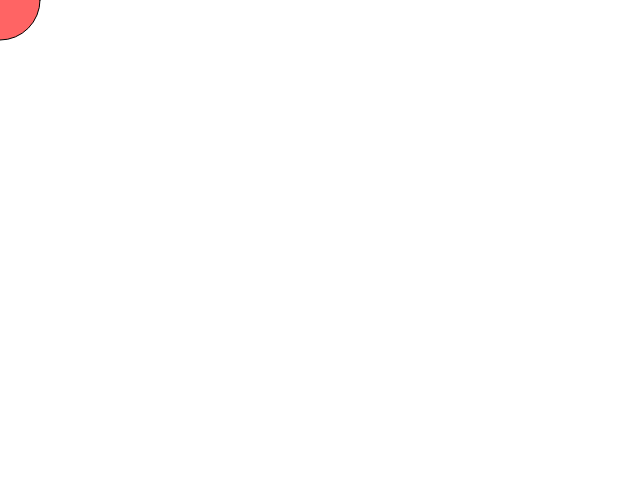
Frame 1 (no input)
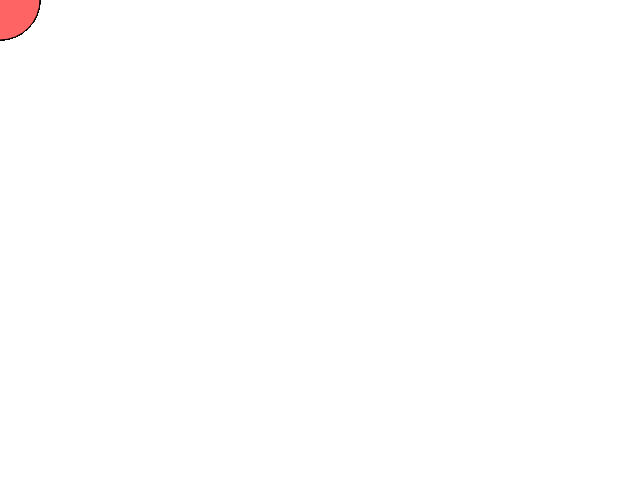
Frame 60 (no input)
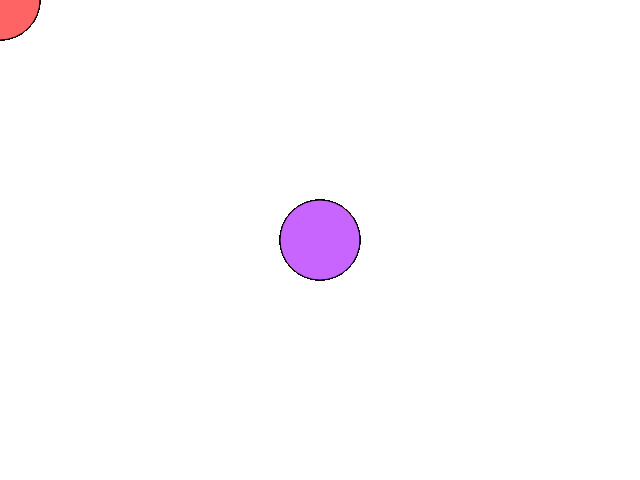
Frame 120 (the mouse pressed at the canvas centre since frame 60)

The p5.js sketch that drew these frames (run headless with seeded random() and noise() and a simulated clock; from frame 60 on, the mouse is pressed at the canvas centre):

// p5.js sketch
// ── sketch.js
function setup() {
  createCanvas(640, 480);
}

function draw() {
  if (mouseIsPressed) {
    fill(200,100,500);
  } else {
    fill(255,100,100);
  }
  ellipse(mouseX, mouseY, 80, 80);
}
